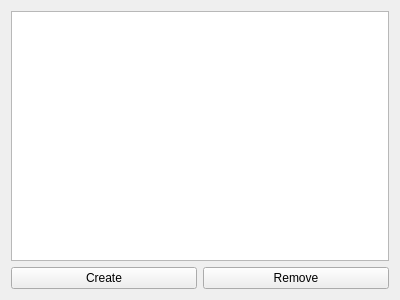
<?xml version="1.0" encoding="UTF-8"?>
<ui version="4.0">
 <class>ExtensionView</class>
 <widget class="QWidget" name="ExtensionView">
  <property name="geometry">
   <rect>
    <x>0</x>
    <y>0</y>
    <width>400</width>
    <height>300</height>
   </rect>
  </property>
  <property name="windowTitle">
   <string>Form</string>
  </property>
  <layout class="QVBoxLayout" name="verticalLayout">
   <item>
    <widget class="QTreeView" name="view"/>
   </item>
   <item>
    <layout class="QHBoxLayout" name="horizontalLayout">
     <item>
      <widget class="QPushButton" name="create">
       <property name="text">
        <string>Create</string>
       </property>
      </widget>
     </item>
     <item>
      <widget class="QPushButton" name="remove">
       <property name="text">
        <string>Remove</string>
       </property>
      </widget>
     </item>
    </layout>
   </item>
  </layout>
 </widget>
 <resources/>
 <connections/>
</ui>
